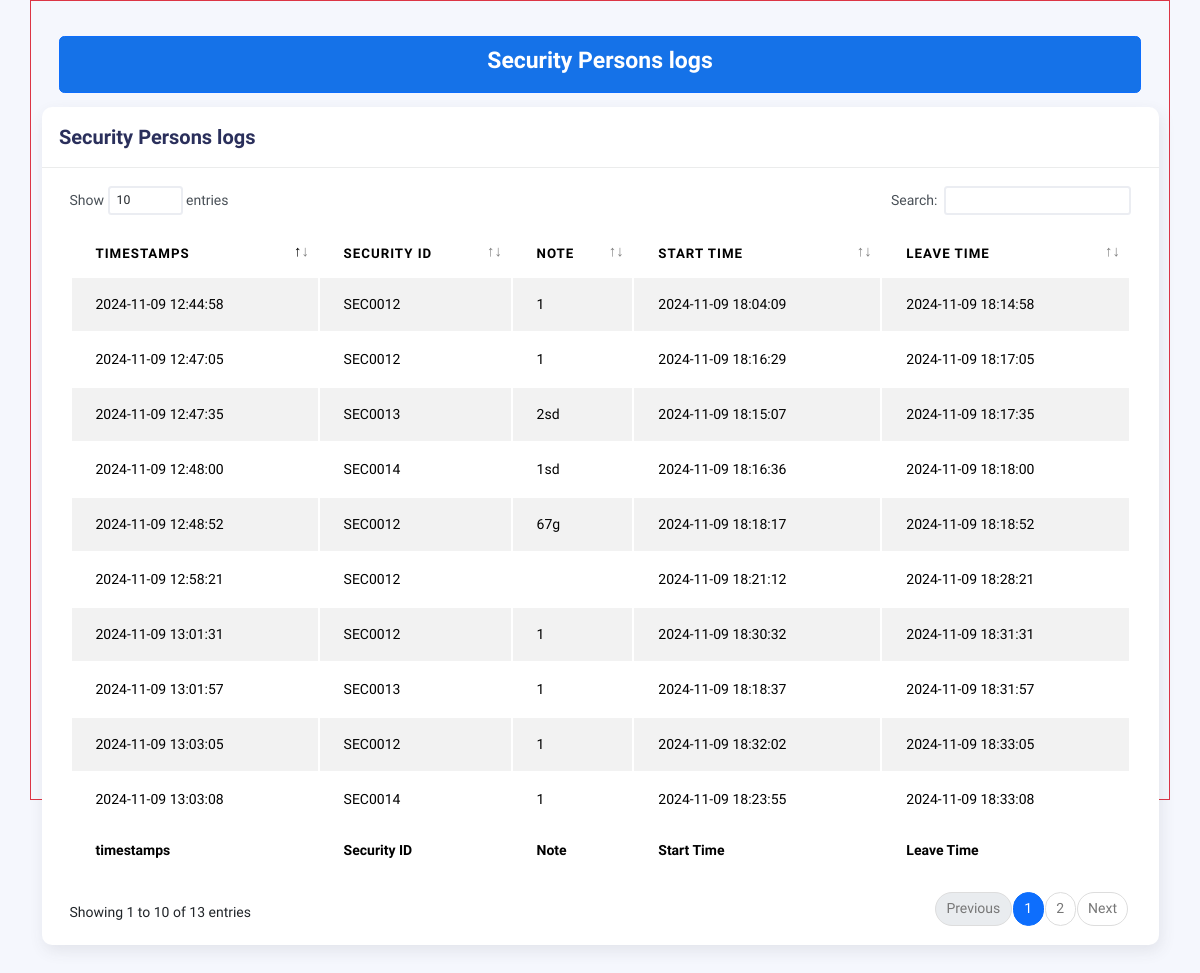
The page /admin/viewSecurityLogs.php (signed in) on the database its author committed.
### tables this page shows
CREATE TABLE `securitylogs` (
  `timestamps` timestamp NOT NULL DEFAULT current_timestamp() ON UPDATE current_timestamp(),
  `sid` varchar(65) NOT NULL,
  `note` mediumtext DEFAULT NULL,
  `start_time` datetime NOT NULL,
  `end_time` datetime NOT NULL
);

### admin/viewSecurityLogs.php (the view, shortened to what this page needs)
<?php
    include('../includes/config.php');
    if(strlen($_SESSION['alogin'])==0){
        header('location:../home/home.php');
    }else{
?>
<!DOCTYPE html>
<html lang="en">
<head>
    <?php include '../libraries/styles.php';?>
</head>
<body>
    <div class="container border border-danger" style="height:100vh; width:100vw;" >
        <div class="row mt-4">
                <div class="col-md-12 mt-3 mb-3 border border-primary bg-primary rounded-2 m-auto"  style="width:95%">
                    <div class= "text text-center  p-2 h3"><b style="color:white;">Security Persons logs</b></div>
                </div>
              <div class="col-md-12">
                <div class="card">
                  <div class="card-header">
                    <h4 class="card-title">Security Persons logs</h4>
                  </div>
                  <div class="card-body">
                    <div class="table-responsive">
                      <table
                        id="basic-datatables"
                        class="display table table-striped table-hover"
                      >
                        <thead>
                          <tr>
                            <th>timestamps</th>
                            <th>Security ID</th>
                            <th>Note</th>
                            <th>Start Time</th>
                            <th>Leave Time</th>
                          </tr>
                        </thead>
                        <tfoot>
                          <tr>
                            <th>timestamps</th>
                            <th>Security ID</th>
                            <th>Note</th>
                            <th>Start Time</th>
                            <th>Leave Time</th>
                          </tr>
                        </tfoot>
                        <tbody>
                          <?php
                            $sql = "SELECT * FROM `securitylogs` WHERE 1";
                            if ($result = $conn->query($sql)) {
                              while ($row = $result->fetch_assoc()) {
                                echo "<tr>
                                      <td>".$row['timestamps']."</td>
                                      <td>".$row['sid']."</td>
                                      <td>".$row['note']."</td>
                                      <td>".$row['start_time']."</td>
                                      <td>".$row['end_time']."</td>
                                      </tr>";
                              }
                            }else{
                              echo 'Table display have a some error..! please try again...';
                            }
                          ?>
                        </tbody>
                      </table>
                    </div>
                  </div>
                </div>
              </div>
    </div>
</body>
</html>
<?php } ?>

### rows shown on the page
securitylogs: timestamps "2024-11-09 12:44:58", sid "SEC0012", note "1", start_time "2024-11-09 18:04:09", end_time "2024-11-09 18:14:58"
securitylogs: timestamps "2024-11-09 12:47:35", sid "SEC0013", note "2sd", start_time "2024-11-09 18:15:07", end_time "2024-11-09 18:17:35"
securitylogs: timestamps "2024-11-09 12:47:05", sid "SEC0012", note "1", start_time "2024-11-09 18:16:29", end_time "2024-11-09 18:17:05"
securitylogs: timestamps "2024-11-09 12:48:00", sid "SEC0014", note "1sd", start_time "2024-11-09 18:16:36", end_time "2024-11-09 18:18:00"
securitylogs: timestamps "2024-11-09 12:48:52", sid "SEC0012", note "67g", start_time "2024-11-09 18:18:17", end_time "2024-11-09 18:18:52"
securitylogs: timestamps "2024-11-09 13:01:57", sid "SEC0013", note "1", start_time "2024-11-09 18:18:37", end_time "2024-11-09 18:31:57"
securitylogs: timestamps "2024-11-09 12:58:21", sid "SEC0012", start_time "2024-11-09 18:21:12", end_time "2024-11-09 18:28:21"
securitylogs: timestamps "2024-11-09 13:03:08", sid "SEC0014", note "1", start_time "2024-11-09 18:23:55", end_time "2024-11-09 18:33:08"
securitylogs: timestamps "2024-11-09 13:01:31", sid "SEC0012", note "1", start_time "2024-11-09 18:30:32", end_time "2024-11-09 18:31:31"
securitylogs: timestamps "2024-11-09 13:03:05", sid "SEC0012", note "1", start_time "2024-11-09 18:32:02", end_time "2024-11-09 18:33:05"
